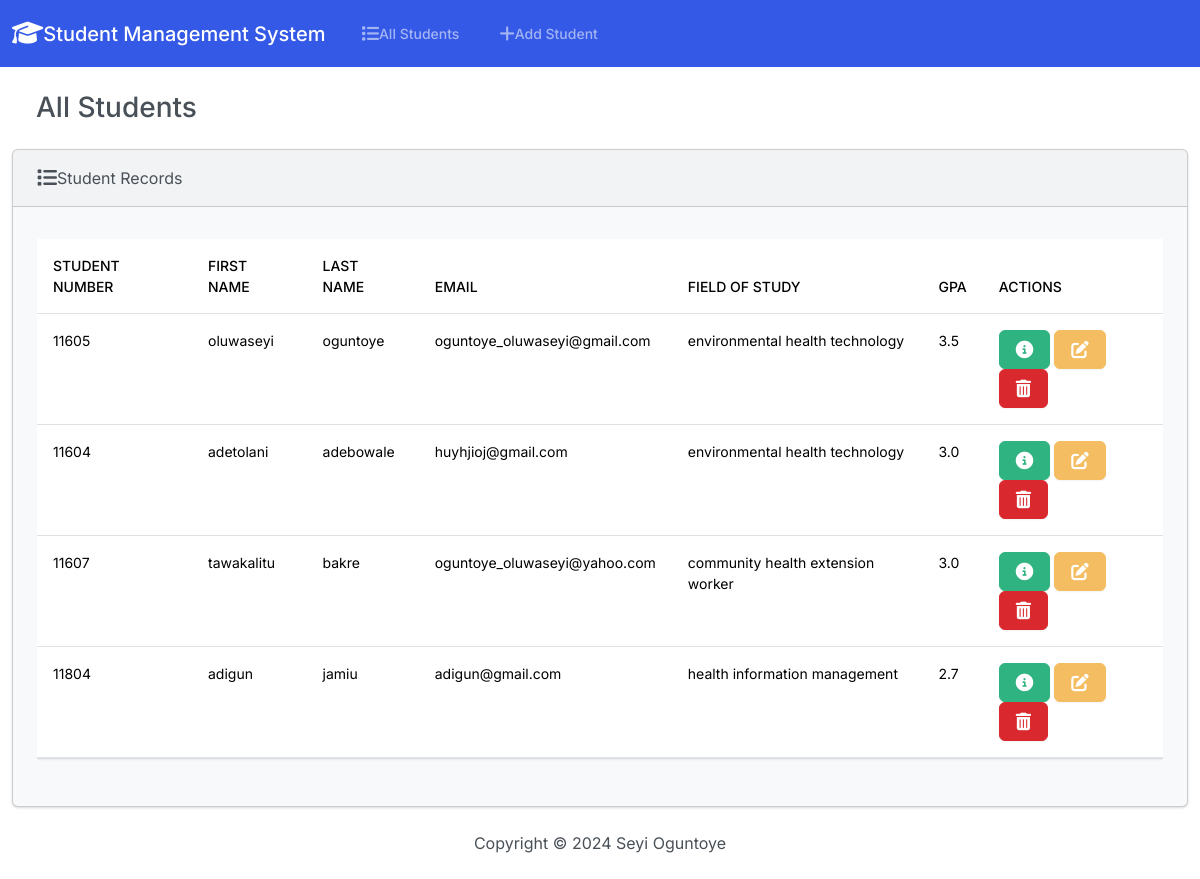
The page / on the database its author committed.
### students/models.py (models this page shows)
class Student(models.Model):
    student_number = models.PositiveIntegerField()
    first_name = models.CharField(max_length=50)
    last_name = models.CharField(max_length=50)
    email = models.EmailField(max_length=100)
    field_of_study = models.CharField(max_length=50)
    gpa = models.FloatField()

### students/views.py (the view)
# urls.py: path('', views.index, name='index'),
def index(request):
    return render(request, 'students/index.html', {
        'students':Student.objects.all()
    })

### students/templates/students/index.html (shortened to what this page needs)
{% extends "students/base.html" %}
{% block body %}
            <h3 class="m-4">All Students</h3>
            <div class="row">
<div class="col-12">
    {% if students %}
    <div class="card bg-light ml-4 mr-4 mb-4">
        <div class="card-header">
        <i class="fa-solid fa-list fa-lg"></i>Student Records
    </div>
        <div class="card-body">
          <p class="card-text">
            <div class="table-responsive">
                <table class="table table-hover">
                    <thead>
                      <tr>
                        <th scope="col">Student Number</th>
                        <th scope="col">First Name</th>
                        <th scope="col">Last Name</th>
                        <th scope="col">Email</th>
                        <th scope="col">Field Of Study</th>
                        <th scope="col">GPA</th>
                        <th scope="col">Actions</th>
                      </tr>
                    </thead>
                    <tbody>
                        {% for student in students %}
                        <tr>
                            <td>{{ student.student_number}}</td>
                            <td>{{ student.first_name}}</td>
                            <td>{{ student.last_name}}</td>
                            <td>{{ student.email}}</td>
                            <td>{{ student.field_of_study}}</td>
                            <td>{{ student.gpa}}</td>
                            <td>
                                <button type="button" class="btn btn-success mr-1" href="{% url 'view_student' student.id %}" data-bs-toggle="modal" data-bs-target="#mymodal{{student.id}}">
                                </button>
                                  <a class="btn btn-warning mr-1" href="{% url 'edit' student.id %}">
                                  </a>
                                  <button type="button" class="btn btn-danger" data-bs-toggle="modal" data-bs-target="#delete{{student.id}}" >
                                  </button>
                                </td>
                        </tr>
                        {% endfor %}
                    </tbody>
                  </table>
            </div>
          </p>
        </div>
      </div>
    {% else %}
    <h5 class="alert alert-primary ml-4 mr-4">No Student Records</h5>
    {% endif %}
</div>
            </div>
         {% endblock %}

### students/templates/students/base.html (shortened to what this page needs)
{% load static %}
<!DOCTYPE html>
<html lang="en">
    <head>
    <link rel="stylesheet" href="https://cdnjs.cloudflare.com/ajax/libs/font-awesome/6.5.2/css/all.min.css" />
    <link href="{% static 'css/bootstrap.min.css' %}" rel="stylesheet">
    <body class="d-flex flex-column min-vh-100">
            <nav class="navbar navbar-expand-lg bg-primary" data-bs-theme="dark">
                <div class="container-fluid">
                  <a class="navbar-brand" href="{% url 'index' %}">
                    <i class="fa-solid fa-graduation-cap fa-lg"></i>Student Management System</a>
                  <div class="collapse navbar-collapse" id="navbarColor01">
                    <ul class="navbar-nav me-auto">
                      <li class="nav-item">
                        <a class="nav-link" href="{% url 'index' %}">
                            All Students</a>
                      </li>
                      <li class="nav-item">
                        <a class="nav-link" href="{% url 'add' %}">
                            Add Student</a>
                      </li>
                    </ul>
                  </div>
                </div>
              </nav>
         <div class="container-fluid">
            {% block body %}
            {% endblock %}
</div>
         <footer class="mt-auto mb-4">
            <div class="text-center">
<span>
Copyright &copy; <script>document.write(new Date().getFullYear());</script> Seyi Oguntoye
</span>
            </div>
         </footer>
    </body>
</head>
</html>

### rows shown on the page
Student: student_number "11605", first_name "oluwaseyi", last_name "oguntoye", email "oguntoye_oluwaseyi@gmail.com", field_of_study "environmental health technology", gpa "3.5"
Student: student_number "11604", first_name "adetolani", last_name "adebowale", email "huyhjioj@gmail.com", field_of_study "environmental health technology", gpa "3.0"
Student: student_number "11607", first_name "tawakalitu", last_name "bakre", email "oguntoye_oluwaseyi@yahoo.com", field_of_study "community health extension worker", gpa "3.0"
Student: student_number "11804", first_name "adigun", last_name "jamiu", email "adigun@gmail.com", field_of_study "health information management", gpa "2.7"
